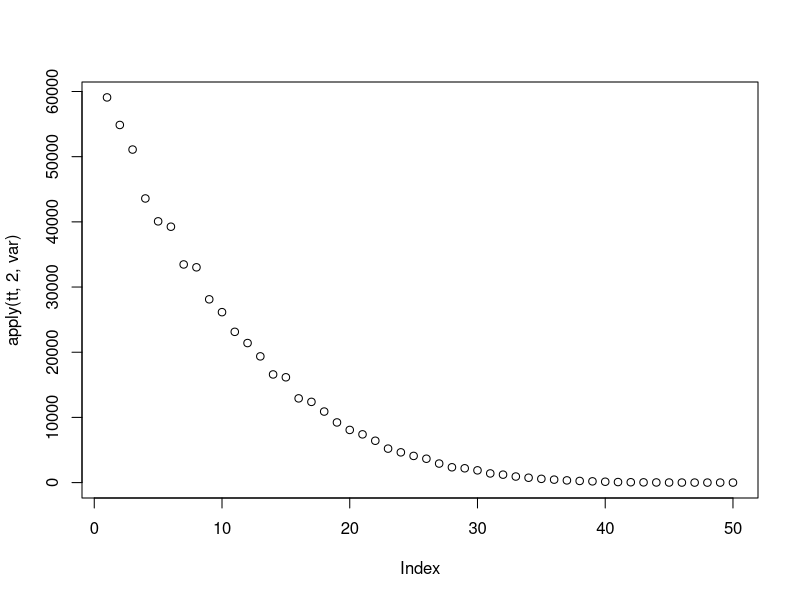

Generate this figure with R: (Note: this script raises an error after producing the figure.)
library(magrittr)

n <- 2000
l <- 200
p <- 100
r <- 50
r_pcr <- 50
gapa <- matrix(rnorm(r * p + r), r, p + 1)
temp <- svd(gapa)
seqq <- (1:r)^2 %>% { ./sqrt(sum(.)) } %>% `*`(20)
gapa <- temp$u %*% diag(seqq) %*% t(temp$v)
apa <- gapa[, 1:p]
gma <- gapa[, p+1]
z <- matrix(rnorm(n * r), n, r)
sigma_e <- 1
x <- z %*% apa + sigma_e * matrix(rnorm(n * p), n, p)
y <- z %*% gma + sigma_e * rnorm(n)
x_l <- x[1:l, ]
y_l <- y[1:l]
library(glmnet)
res <- cv.glmnet(x_l, y_l, alpha = 0)
y_hat_ridge <- predict(res, x)
(sqe_glmnet <- sum((y_hat_ridge[-(1:l)] - y[-(1:l)])^2))

res_l <- svd(x_l)
res_n <- svd(x)
tt <- x %*% res_n$v[, 1:r_pcr]
plot(apply(tt, 2, var))
res <- lm(y_l ~ tt[1:l, ])
y_hat_pcr <- res$coefficients[1] + tt %*% res$coefficients[-1]
(sqe_pcr <- sum((y_hat_pcr[-(1:l)] - y[-(1:l)])^2))
tlt <- x %*% res_l$v[, 1:r_pcr]
res <- lm(y_l ~ tlt[1:l, ])
y_hat_pcr0 <- res$coefficients[1] + tlt %*% res$coefficients[-1]
(sqe_pcr0 <- sum((y_hat_pcr0[-(1:l)] - y[-(1:l)])^2))

lada <- 0.01
bt_ridge <- solve(t(x_l) %*% x_l + lada * diag(rep(1, p))) %*% t(x_l) %*% y_l
res_l <- svd(x_l)
res_n <- svd(x)
dim(res_l$v)
dim(res_n$v)
bt_ridge_check <- res_l$v %*% diag(1/(res_l$d^2 + lada)) %*% t(res_l$v) %*% t(x_l) %*% y_l
#plot(bt_ridge, bt_ridge_check)
bt_ridge2 <- res_n$v %*% diag(1/(res_n$d^2 + lada)) %*% t(res_n$v) %*% t(x_l) %*% y_l
#bt_ridge2 <- res_n$v %*% diag(1/(res_n$d^2 + lada)) %*% t(res_n$v) %*% t(x) %*% y
#plot(t(x) %*% y, t(x_l) %*% y_l)
#plot(bt_ridge, bt_ridge2)
yh_ridge <- x %*% bt_ridge
yh_ridge2 <- x %*% bt_ridge2
(sqe_ridge <- sum((yh_ridge[-(1:l)] - y[-(1:l)])^2))
(sqe_ridge2 <- sum((yh_ridge2[-(1:l)] - y[-(1:l)])^2))

tt <- x %*% res_svd$v
tt_l <- tt[1:l, ]
zt_ridge <- solve(t(tt_l) %*% tt_l + lada * diag(rep(1,p))) %*% t(tt_l) %*% y_l
yh_tridge <- tt %*% zt_ridge
#plot(yh_tridge, yh_ridge)
(sqe_tridge <- sum((yh_tridge[-(1:l)] - y[-(1:l)])^2))
zt_ridge2 <- solve(t(tt) %*% tt + lada * diag(rep(1,p))) %*% t(tt_l) %*% y_l
yh_tridge2 <- tt %*% zt_ridge2
(sqe_tridge2 <- sum((yh_tridge2[-(1:l)] - y[-(1:l)])^2))
